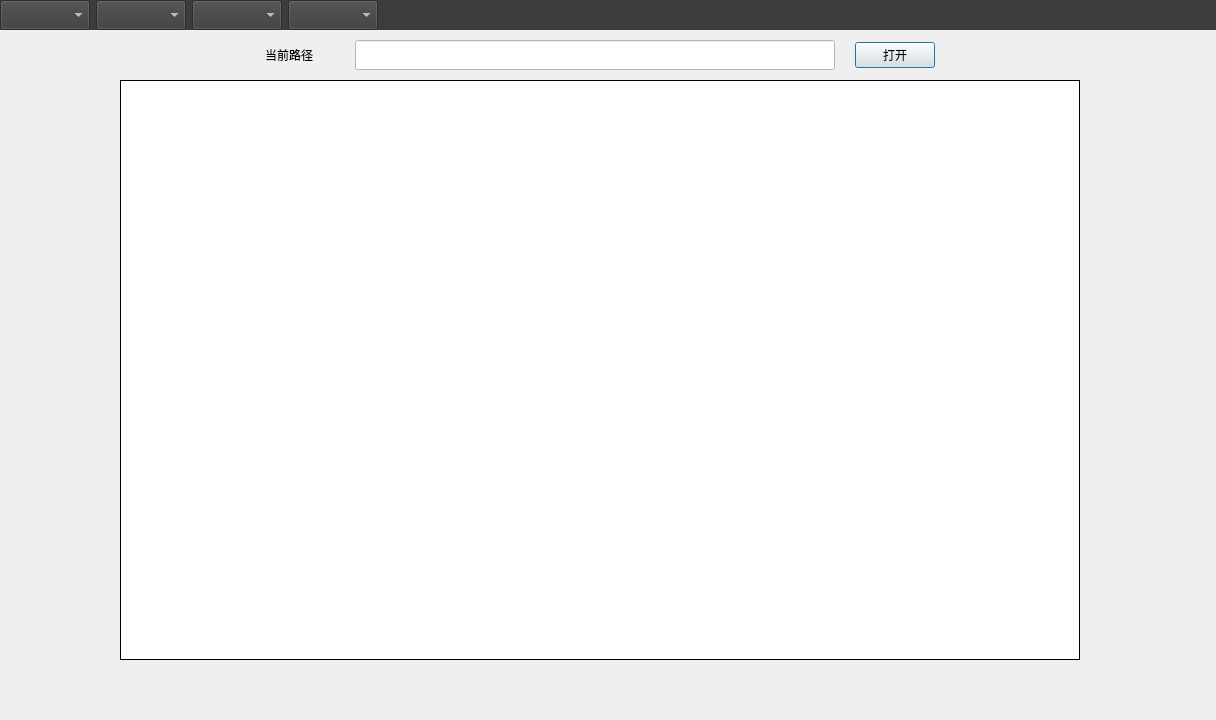
<?xml version="1.0" encoding="UTF-8"?>
<ui version="4.0">
 <class>offline</class>
 <widget class="QDialog" name="offline">
  <property name="geometry">
   <rect>
    <x>0</x>
    <y>0</y>
    <width>1216</width>
    <height>720</height>
   </rect>
  </property>
  <property name="sizePolicy">
   <sizepolicy hsizetype="Preferred" vsizetype="Preferred">
    <horstretch>0</horstretch>
    <verstretch>0</verstretch>
   </sizepolicy>
  </property>
  <property name="minimumSize">
   <size>
    <width>1216</width>
    <height>720</height>
   </size>
  </property>
  <property name="maximumSize">
   <size>
    <width>9999</width>
    <height>9999</height>
   </size>
  </property>
  <property name="windowTitle">
   <string>Dialog</string>
  </property>
  <property name="layoutDirection">
   <enum>Qt::LeftToRight</enum>
  </property>
  <property name="styleSheet">
   <string notr="true"/>
  </property>
  <layout class="QVBoxLayout" name="verticalLayout">
   <property name="spacing">
    <number>10</number>
   </property>
   <property name="leftMargin">
    <number>0</number>
   </property>
   <property name="topMargin">
    <number>0</number>
   </property>
   <property name="rightMargin">
    <number>0</number>
   </property>
   <property name="bottomMargin">
    <number>0</number>
   </property>
   <item>
    <widget class="QWidget" name="widget_alg" native="true">
     <property name="enabled">
      <bool>true</bool>
     </property>
     <property name="sizePolicy">
      <sizepolicy hsizetype="Preferred" vsizetype="Fixed">
       <horstretch>0</horstretch>
       <verstretch>0</verstretch>
      </sizepolicy>
     </property>
     <property name="minimumSize">
      <size>
       <width>1216</width>
       <height>30</height>
      </size>
     </property>
     <property name="maximumSize">
      <size>
       <width>9999</width>
       <height>30</height>
      </size>
     </property>
     <property name="layoutDirection">
      <enum>Qt::LeftToRight</enum>
     </property>
     <property name="styleSheet">
      <string notr="true">background-color:#3C3C3C;color:white;
</string>
     </property>
     <layout class="QHBoxLayout" name="horizontalLayout_2">
      <property name="spacing">
       <number>6</number>
      </property>
      <property name="leftMargin">
       <number>0</number>
      </property>
      <property name="topMargin">
       <number>0</number>
      </property>
      <property name="rightMargin">
       <number>0</number>
      </property>
      <property name="bottomMargin">
       <number>0</number>
      </property>
      <item>
       <widget class="QComboBox" name="cbox_bg">
        <property name="sizePolicy">
         <sizepolicy hsizetype="Fixed" vsizetype="Fixed">
          <horstretch>0</horstretch>
          <verstretch>0</verstretch>
         </sizepolicy>
        </property>
        <property name="minimumSize">
         <size>
          <width>90</width>
          <height>30</height>
         </size>
        </property>
        <property name="maximumSize">
         <size>
          <width>90</width>
          <height>30</height>
         </size>
        </property>
        <property name="styleSheet">
         <string notr="true"/>
        </property>
       </widget>
      </item>
      <item>
       <widget class="QComboBox" name="cbox_od">
        <property name="minimumSize">
         <size>
          <width>90</width>
          <height>30</height>
         </size>
        </property>
        <property name="maximumSize">
         <size>
          <width>90</width>
          <height>30</height>
         </size>
        </property>
        <property name="styleSheet">
         <string notr="true"/>
        </property>
       </widget>
      </item>
      <item>
       <widget class="QComboBox" name="cbox_sot">
        <property name="sizePolicy">
         <sizepolicy hsizetype="Fixed" vsizetype="Fixed">
          <horstretch>0</horstretch>
          <verstretch>0</verstretch>
         </sizepolicy>
        </property>
        <property name="minimumSize">
         <size>
          <width>90</width>
          <height>30</height>
         </size>
        </property>
        <property name="maximumSize">
         <size>
          <width>90</width>
          <height>30</height>
         </size>
        </property>
        <property name="styleSheet">
         <string notr="true"/>
        </property>
       </widget>
      </item>
      <item>
       <widget class="QComboBox" name="cbox_sm">
        <property name="sizePolicy">
         <sizepolicy hsizetype="Fixed" vsizetype="Fixed">
          <horstretch>0</horstretch>
          <verstretch>0</verstretch>
         </sizepolicy>
        </property>
        <property name="minimumSize">
         <size>
          <width>90</width>
          <height>30</height>
         </size>
        </property>
        <property name="maximumSize">
         <size>
          <width>90</width>
          <height>30</height>
         </size>
        </property>
        <property name="styleSheet">
         <string notr="true"/>
        </property>
       </widget>
      </item>
      <item>
       <spacer name="hs_alg">
        <property name="orientation">
         <enum>Qt::Horizontal</enum>
        </property>
        <property name="sizeHint" stdset="0">
         <size>
          <width>829</width>
          <height>20</height>
         </size>
        </property>
       </spacer>
      </item>
     </layout>
    </widget>
   </item>
   <item>
    <widget class="QWidget" name="widge_title" native="true">
     <property name="enabled">
      <bool>true</bool>
     </property>
     <property name="sizePolicy">
      <sizepolicy hsizetype="Fixed" vsizetype="Fixed">
       <horstretch>0</horstretch>
       <verstretch>0</verstretch>
      </sizepolicy>
     </property>
     <property name="minimumSize">
      <size>
       <width>1200</width>
       <height>30</height>
      </size>
     </property>
     <property name="maximumSize">
      <size>
       <width>1200</width>
       <height>30</height>
      </size>
     </property>
     <property name="styleSheet">
      <string notr="true"/>
     </property>
     <layout class="QHBoxLayout" name="horizontalLayout_3">
      <property name="spacing">
       <number>20</number>
      </property>
      <property name="leftMargin">
       <number>0</number>
      </property>
      <property name="topMargin">
       <number>0</number>
      </property>
      <property name="rightMargin">
       <number>0</number>
      </property>
      <property name="bottomMargin">
       <number>0</number>
      </property>
      <item>
       <spacer name="hs_title_left">
        <property name="orientation">
         <enum>Qt::Horizontal</enum>
        </property>
        <property name="sizeHint" stdset="0">
         <size>
          <width>40</width>
          <height>20</height>
         </size>
        </property>
       </spacer>
      </item>
      <item>
       <widget class="QLabel" name="label_dir">
        <property name="sizePolicy">
         <sizepolicy hsizetype="Fixed" vsizetype="Preferred">
          <horstretch>0</horstretch>
          <verstretch>0</verstretch>
         </sizepolicy>
        </property>
        <property name="minimumSize">
         <size>
          <width>70</width>
          <height>30</height>
         </size>
        </property>
        <property name="maximumSize">
         <size>
          <width>70</width>
          <height>30</height>
         </size>
        </property>
        <property name="styleSheet">
         <string notr="true">color:black;</string>
        </property>
        <property name="text">
         <string>当前路径</string>
        </property>
       </widget>
      </item>
      <item>
       <widget class="QLineEdit" name="text_dir">
        <property name="sizePolicy">
         <sizepolicy hsizetype="Preferred" vsizetype="Fixed">
          <horstretch>0</horstretch>
          <verstretch>0</verstretch>
         </sizepolicy>
        </property>
        <property name="minimumSize">
         <size>
          <width>480</width>
          <height>30</height>
         </size>
        </property>
        <property name="maximumSize">
         <size>
          <width>480</width>
          <height>30</height>
         </size>
        </property>
        <property name="styleSheet">
         <string notr="true">background-color:white;color:black;</string>
        </property>
       </widget>
      </item>
      <item>
       <widget class="QPushButton" name="btn_open">
        <property name="sizePolicy">
         <sizepolicy hsizetype="Fixed" vsizetype="Fixed">
          <horstretch>0</horstretch>
          <verstretch>0</verstretch>
         </sizepolicy>
        </property>
        <property name="styleSheet">
         <string notr="true">background-color:#EAEAEA;color:black;</string>
        </property>
        <property name="text">
         <string>打开</string>
        </property>
       </widget>
      </item>
      <item>
       <spacer name="hs_title_right">
        <property name="orientation">
         <enum>Qt::Horizontal</enum>
        </property>
        <property name="sizeHint" stdset="0">
         <size>
          <width>40</width>
          <height>20</height>
         </size>
        </property>
       </spacer>
      </item>
     </layout>
    </widget>
   </item>
   <item>
    <widget class="QWidget" name="widget_main" native="true">
     <property name="sizePolicy">
      <sizepolicy hsizetype="Preferred" vsizetype="Preferred">
       <horstretch>0</horstretch>
       <verstretch>0</verstretch>
      </sizepolicy>
     </property>
     <property name="minimumSize">
      <size>
       <width>1200</width>
       <height>580</height>
      </size>
     </property>
     <property name="maximumSize">
      <size>
       <width>1200</width>
       <height>580</height>
      </size>
     </property>
     <property name="styleSheet">
      <string notr="true"/>
     </property>
     <layout class="QHBoxLayout" name="horizontalLayout">
      <property name="spacing">
       <number>0</number>
      </property>
      <property name="leftMargin">
       <number>0</number>
      </property>
      <property name="topMargin">
       <number>0</number>
      </property>
      <property name="rightMargin">
       <number>0</number>
      </property>
      <property name="bottomMargin">
       <number>0</number>
      </property>
      <item>
       <widget class="QLabel" name="label_play">
        <property name="sizePolicy">
         <sizepolicy hsizetype="Fixed" vsizetype="Fixed">
          <horstretch>0</horstretch>
          <verstretch>0</verstretch>
         </sizepolicy>
        </property>
        <property name="minimumSize">
         <size>
          <width>960</width>
          <height>580</height>
         </size>
        </property>
        <property name="maximumSize">
         <size>
          <width>960</width>
          <height>580</height>
         </size>
        </property>
        <property name="layoutDirection">
         <enum>Qt::LeftToRight</enum>
        </property>
        <property name="styleSheet">
         <string notr="true">border:1px solid black;background-color:white</string>
        </property>
        <property name="text">
         <string/>
        </property>
       </widget>
      </item>
     </layout>
    </widget>
   </item>
   <item>
    <spacer name="vs_offline">
     <property name="orientation">
      <enum>Qt::Vertical</enum>
     </property>
     <property name="sizeHint" stdset="0">
      <size>
       <width>20</width>
       <height>40</height>
      </size>
     </property>
    </spacer>
   </item>
  </layout>
 </widget>
 <resources/>
 <connections/>
</ui>
